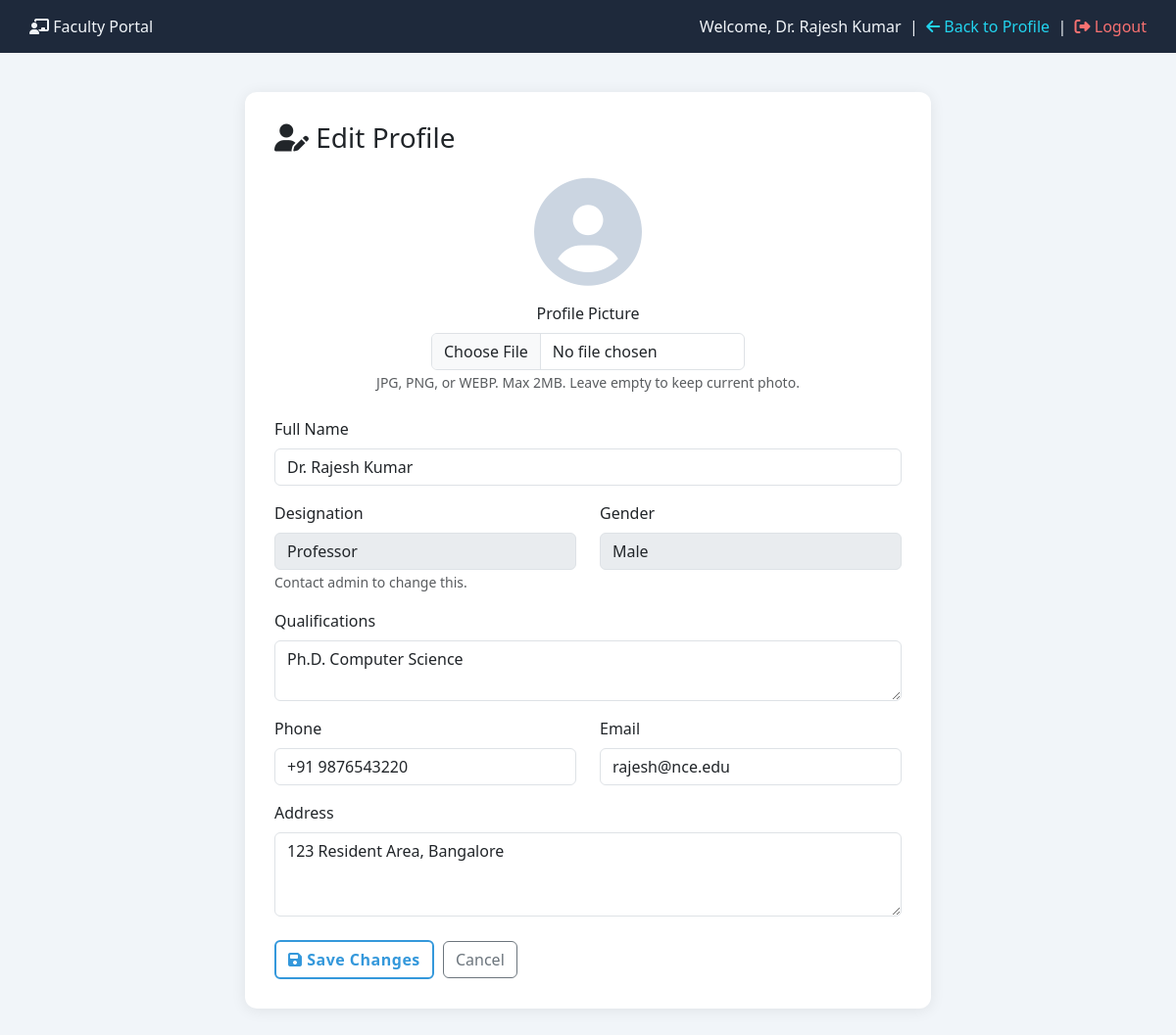
The app's page /faculty/edit-profile.php (signed in) with its own data.
### tables this page shows
CREATE TABLE IF NOT EXISTS faculty (
    id INT AUTO_INCREMENT PRIMARY KEY,
    name VARCHAR(100) NOT NULL,
    username VARCHAR(50) UNIQUE,
    password VARCHAR(255),
    college_id INT,
    gender ENUM('Male', 'Female', 'Other') NOT NULL,
    designation VARCHAR(100) NOT NULL,
    qualifications TEXT,
    phone VARCHAR(20),
    email VARCHAR(100),
    joining_date DATE,
    address TEXT,
    profile_image VARCHAR(255),
    created_at TIMESTAMP DEFAULT CURRENT_TIMESTAMP,
    INDEX idx_faculty_college (college_id),
    INDEX idx_faculty_name (name),
    FOREIGN KEY (college_id) REFERENCES colleges(id) ON DELETE SET NULL
);

### faculty/edit-profile.php (the view, shortened to what this page needs)
<?php
$faculty_id = (int) $_SESSION['faculty_id'];
$result = mysqli_query($con, "SELECT * FROM faculty WHERE id = $faculty_id");
$faculty = mysqli_fetch_assoc($result);
?>
<!DOCTYPE html>
<html lang="en">
<head>
    <link rel="stylesheet" href="<?php echo ASSETS_URL; ?>css/style.css">
    <link rel="stylesheet" href="https://cdnjs.cloudflare.com/ajax/libs/font-awesome/6.4.0/css/all.min.css">
    <link href="https://cdn.jsdelivr.net/npm/bootstrap@5.3.0/dist/css/bootstrap.min.css" rel="stylesheet">
</head>
<body>
    <div class="top-bar">
        <div>
            <i class="fas fa-chalkboard-teacher"></i> Faculty Portal
        </div>
        <div>
            Welcome, <?php echo htmlspecialchars($_SESSION['faculty_name']); ?> &nbsp;|&nbsp;
            <a href="dashboard.php" style="color:#22d3ee;"><i class="fas fa-arrow-left"></i> Back to Profile</a> &nbsp;|&nbsp;
            <a href="logout.php"><i class="fas fa-sign-out-alt"></i> Logout</a>
        </div>
    </div>
    <div class="edit-card">
        <h3 class="mb-4"><i class="fas fa-user-edit"></i> Edit Profile</h3>
        <form method="POST" action="" enctype="multipart/form-data">
            <div class="mb-4 text-center">
                <?php if (!empty($faculty['profile_image'])): ?>
                    <img src="<?php echo ASSETS_URL . 'uploads/' . htmlspecialchars($faculty['profile_image']); ?>"
                         alt="Current profile photo"
                         style="width:110px;height:110px;border-radius:50%;object-fit:cover;border:3px solid #3498db;">
                <?php else: ?>
                    <i class="fas fa-user-circle" style="font-size: 110px; color: #cbd5e1;"></i>
                <?php endif; ?>
                <div class="mt-3">
                    <label class="form-label d-block">Profile Picture</label>
                    <input type="file" name="profile_image" class="form-control" accept=".jpg,.jpeg,.png,.webp" style="max-width: 320px; margin: 0 auto;">
                    <small class="text-muted">JPG, PNG, or WEBP. Max 2MB. Leave empty to keep current photo.</small>
                </div>
            </div>
            <div class="mb-3">
                <label class="form-label">Full Name</label>
                <input type="text" name="name" class="form-control" value="<?php echo htmlspecialchars($faculty['name']); ?>" required>
            </div>
            <div class="row">
                <div class="col-md-6 mb-3">
                    <label class="form-label">Designation</label>
                    <input type="text" class="form-control readonly-field" value="<?php echo htmlspecialchars($faculty['designation']); ?>" disabled>
                    <small class="text-muted">Contact admin to change this.</small>
                </div>
                <div class="col-md-6 mb-3">
                    <label class="form-label">Gender</label>
                    <input type="text" class="form-control readonly-field" value="<?php echo htmlspecialchars($faculty['gender']); ?>" disabled>
                </div>
            </div>
            <div class="mb-3">
                <label class="form-label">Qualifications</label>
                <textarea name="qualifications" class="form-control" rows="2"><?php echo htmlspecialchars($faculty['qualifications'] ?? ''); ?></textarea>
            </div>
            <div class="row">
                <div class="col-md-6 mb-3">
                    <label class="form-label">Phone</label>
                    <input type="text" name="phone" class="form-control" value="<?php echo htmlspecialchars($faculty['phone'] ?? ''); ?>">
                </div>
                <div class="col-md-6 mb-3">
                    <label class="form-label">Email</label>
                    <input type="email" name="email" class="form-control" value="<?php echo htmlspecialchars($faculty['email'] ?? ''); ?>">
                </div>
            </div>
            <div class="mb-4">
                <label class="form-label">Address</label>
                <textarea name="address" class="form-control" rows="3"><?php echo htmlspecialchars($faculty['address'] ?? ''); ?></textarea>
            </div>
            <button type="submit" class="btn btn-save">
                <i class="fas fa-save"></i> Save Changes
            </button>
            <a href="dashboard.php" class="btn btn-outline-secondary">Cancel</a>
        </form>
    </div>
</body>
</html>

### assets/css/style.css (style rules this page uses)
* { margin: 0; padding: 0; box-sizing: border-box; }
body { font-family: 'Segoe UI', Tahoma, Geneva, Verdana, sans-serif; background-color: #f8f9fa; color: #333; }
.btn { margin-right: 5px; }

### faculty/edit-profile.php (style rules this page uses)
body { background-color: #f1f5f9; }
.top-bar { background: #1e293b; color: #f1f5f9; padding: 15px 30px; display: flex; justify-content: space-between; align-items: center; }
.top-bar a { color: #f87171; text-decoration: none; }
.edit-card { max-width: 700px; margin: 40px auto; background: white; border-radius: 12px; box-shadow: 0 2px 15px rgba(0,0,0,0.08); padding: 30px; }
.readonly-field { background: #f1f5f9; }
.btn-save { background: transparent; border: 2px solid #3498db; color: #3498db; font-weight: 600; letter-spacing: 0.5px; transition: background 0.3s ease, color 0.3s ease, box-shadow 0.3s ease, transform 0.2s ease; }

### records on screen
faculty: name "Dr. Rajesh Kumar", designation "Professor", gender "Male", qualifications "Ph.D. Computer Science", phone "+91 9876543220", email "rajesh@nce.edu", address "123 Resident Area, Bangalore"

### other values on screen
$_SESSION['faculty_name'] "Dr. Rajesh Kumar"
